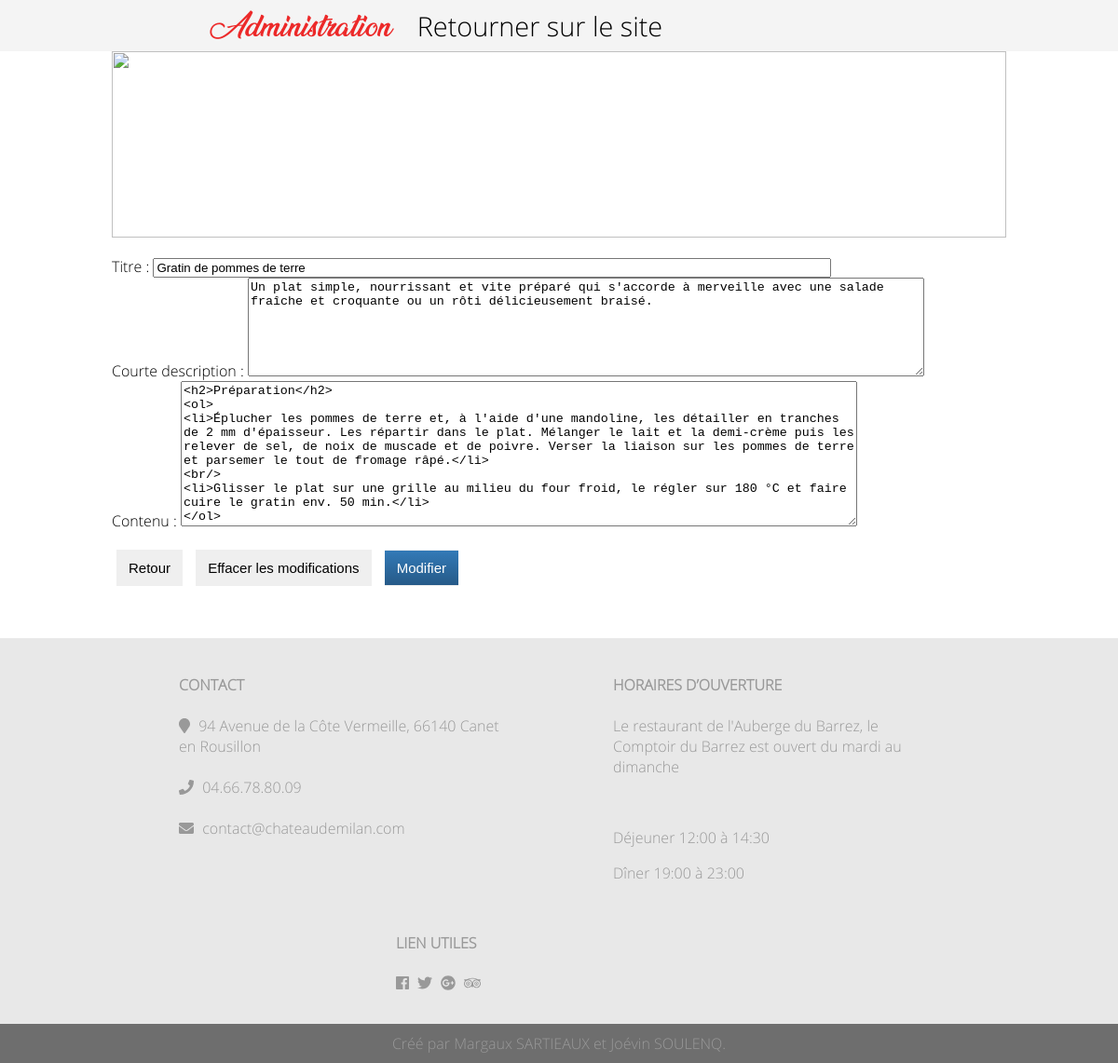
The app's page /admin/edit.php?id=2, older data.
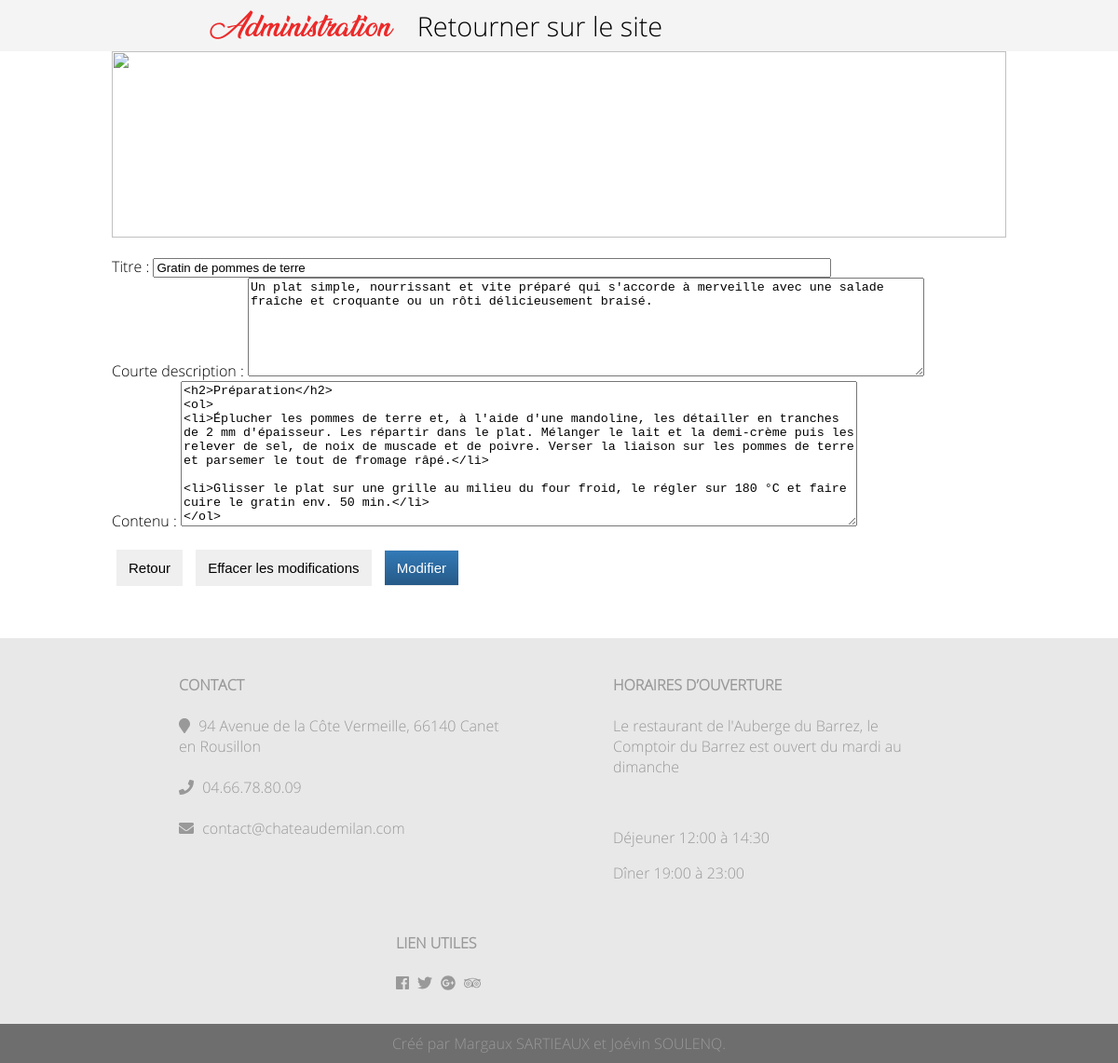
The same page, newer data.
### tables this page shows
CREATE TABLE IF NOT EXISTS Blog (
  id_blog		INTEGER NOT NULL AUTO_INCREMENT,
  titre			VARCHAR(255) NOT NULL,
  courte_description	TEXT NOT NULL,
  date			TIMESTAMP NOT NULL DEFAULT CURRENT_TIMESTAMP,
  contenu		TEXT NOT NULL,
  PRIMARY KEY (id_blog)
);

### admin/edit.php (the view, shortened to what this page needs)
<!DOCTYPE html>
<html>
  <head>
    <link rel="stylesheet" href="../css/style.css">
  </head>
  <body>
    <header>
      <nav class="menu-horizontal">
        <a href="index.php" class="logo">Administration</a>
        <a href="../index.php" class="liens">Retourner sur le site</a>
      </nav>
    </header>
  <div id="contenu">
    <section>
<?php
  require "../inc/config.php";
  $data = null;
  if(!empty($_GET["id"])) {
    $result = $conn->prepare("SELECT * FROM Blog WHERE id_blog = ?");
    $result->execute([$_GET["id"]]);
    $data = $result->fetch();
  }
?>
      <form method="post" action="edit.php">
        <img id="imgArticle" src="/projetMilan/img/<?= $_GET["id"] ?>.jpg">
        <label for="titre">Titre :</label>
        <input type="text" id="titre" name="titre" value="<?= htmlspecialchars($data["titre"]); ?>"/>
        <br/>
        <label for="courte_description">Courte description : </label>
        <textarea id="courte_description" name="courte_description" style="height:100px;" rows="3"><?= htmlspecialchars($data["courte_description"]); ?></textarea>
        <br/>
        <label for="contenu">Contenu : </label>
        <textarea d="contenu" id="contenu" name="contenu" style="height:150px;" rows="3"><?= htmlspecialchars($data["contenu"]); ?></textarea>
        <br/>
        <div class="boutons">
          <button type="reset" onclick="history.back()">Retour</button>
          <button type="reset">Effacer les modifications</button>
          <button type="submit">Modifier</button>
        </div>
      </form>
    </section>
    <?php require "../inc/footer.php"; ?>
    </div>
  </body>
</html>

Row changes from the older to the newer data that the page shows:
changed blog "Gratin de pommes de terre": contenu "…tout de fromage râpé.</li> <br/> <li>Glisser le plat sur…" → "…tout de fromage râpé.</li> <li>Glisser le plat sur…"
